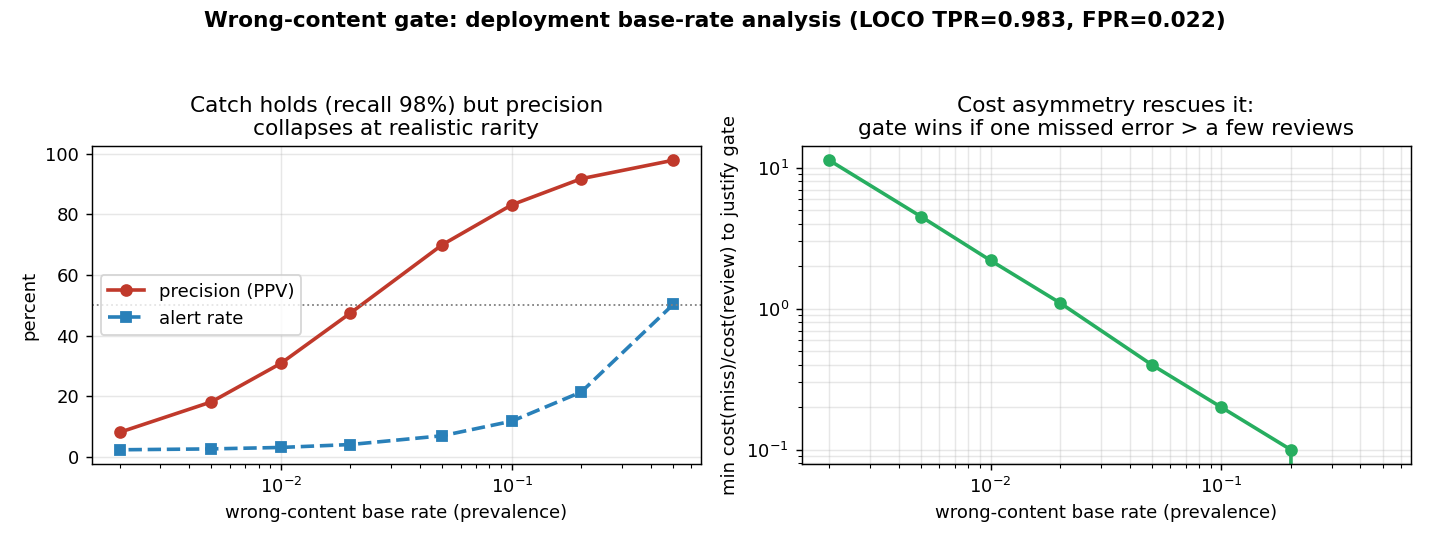

Generate this figure with Python:
#!/usr/bin/env python3
"""Chart: wrong-content gate precision vs deployment base rate (round 69 claude)."""
import json
import os
import matplotlib
matplotlib.use("Agg")
import matplotlib.pyplot as plt

ROOT = os.path.dirname(os.path.dirname(os.path.dirname(os.path.abspath(__file__))))
J = os.path.join(ROOT, "cursor", "output", "gate_deployment_precision.json")
OUT = os.path.join(ROOT, "output", "charts", "scenetwin_gate_deployment_precision.png")

with open(J) as f:
    d = json.load(f)

rows = d["by_prevalence"]
prev = [r["prevalence"] for r in rows]
ppv = [r["loco"]["precision"] * 100 for r in rows]
alert = [r["loco"]["alert_rate"] * 100 for r in rows]
be = [b["min_cost_ratio_miss_over_review"] for b in d["break_even_cost_ratio"]]

fig, (ax1, ax2) = plt.subplots(1, 2, figsize=(11, 4.2))

ax1.plot(prev, ppv, "o-", color="#c0392b", lw=2, label="precision (PPV)")
ax1.plot(prev, alert, "s--", color="#2980b9", lw=2, label="alert rate")
ax1.set_xscale("log")
ax1.set_xlabel("wrong-content base rate (prevalence)")
ax1.set_ylabel("percent")
ax1.set_title("Catch holds (recall 98%) but precision\ncollapses at realistic rarity")
ax1.axhline(50, color="grey", ls=":", lw=1)
ax1.grid(alpha=0.3)
ax1.legend(loc="center left")

ax2.plot(prev, be, "o-", color="#27ae60", lw=2)
ax2.set_xscale("log")
ax2.set_yscale("log")
ax2.set_xlabel("wrong-content base rate (prevalence)")
ax2.set_ylabel("min cost(miss)/cost(review) to justify gate")
ax2.set_title("Cost asymmetry rescues it:\ngate wins if one missed error > a few reviews")
ax2.grid(alpha=0.3, which="both")

fig.suptitle("Wrong-content gate: deployment base-rate analysis (LOCO TPR=0.983, FPR=0.022)",
             fontweight="bold")
fig.tight_layout(rect=[0, 0, 1, 0.95])
fig.savefig(OUT, dpi=130)
print(f"Wrote {OUT}")
